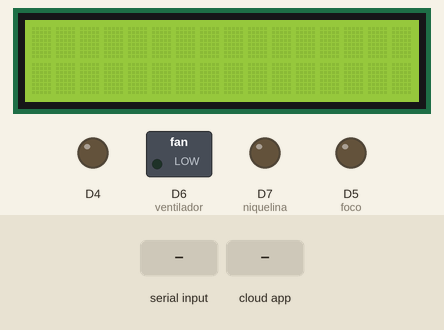
Simulated run of this sketch. Board: ESP8266 (NodeMCU). On the bench: 16×2 character LCD, switched loads named in the sketch (green lamp = pin HIGH), output pins drawn as LEDs (lit = HIGH). The inputs (shaded band) are chosen by the test bench.

Above: at 2.7 s.
2.8 s: "6" received over Serial
At 6.6 s:
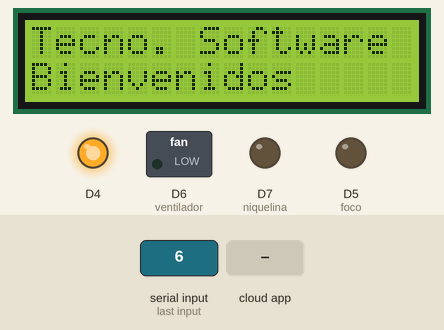
7.0 s: the phone or cloud app sets 1 to 1
At 8.2 s:
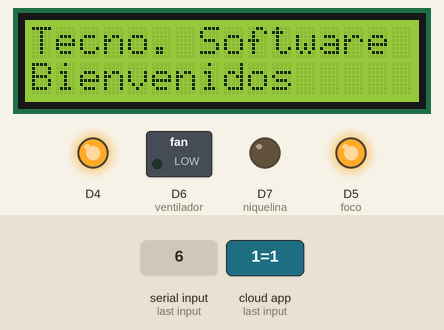
9.0 s: the phone or cloud app sets 2 to 1
At 10.8 s:
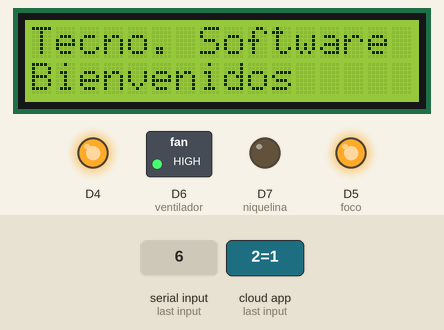
11.1 s: the phone or cloud app sets 3 to 1
At 12.5 s:
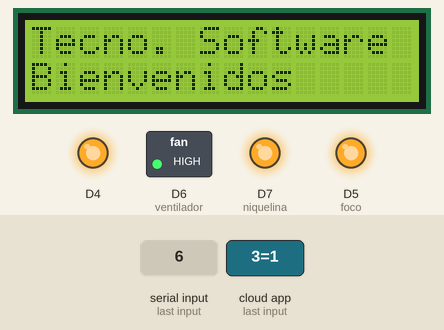
13.1 s: the phone or cloud app sets 1 to 0
At 14.0 s:
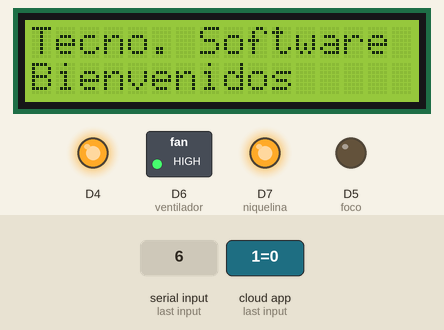
15.1 s: the phone or cloud app sets 2 to 0
At 16.8 s:
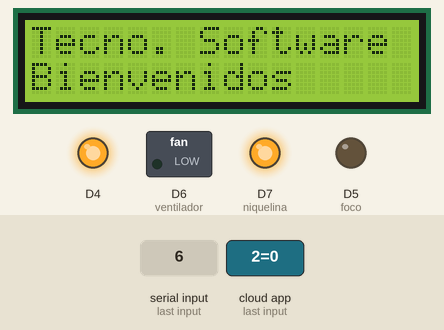
Timing chart, 0 to 18.1 s (numbered marks = the images above; inputs shaded):
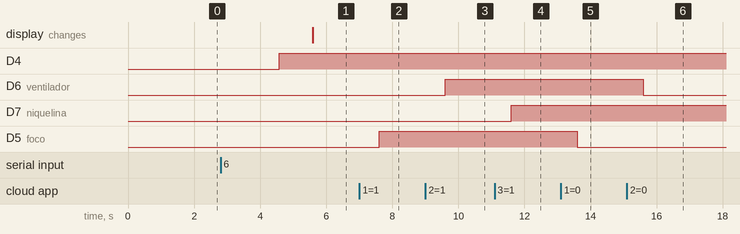

Measured:
- after the input at 2.8 s, D4: LOW → HIGH after 1.8 s; the display: changes after 2.8 s (image 1)
- after the input at 7.0 s, D5 (foco): LOW → HIGH after 0.60 s
- after the input at 9.0 s, D6 (ventilador): LOW → HIGH after 0.60 s
- after the input at 11.1 s, D7 (niquelina): LOW → HIGH after 0.50 s
- after the input at 13.1 s, D5 (foco): HIGH → LOW after 0.50 s
- after the input at 15.1 s, D6 (ventilador): HIGH → LOW after 0.50 s

The sketch:

Arduino_RX.ino
```cpp
#include <LiquidCrystal_I2C.h>
#include <Wire.h> //configurar puertos base
#include <CayenneMQTTESP8266.h>

const int foco=14;
const int ventilador=12;
const int niquelina=13;

char red[] = "HUAWEI P smart";
char passwordWifi[] = "f7b8088fd709";

//variables que nos permien conectar con la pagina de Cayenne
char usuario[] = "845cf9e0-66cf-11e9-888e-af3db3cb8c63";
char password[] = "66c1209cee2a1c3c14032315965d60b1cfd3af30";
char clienteID[] = "9a9b4ac0-6794-11e9-bdb5-dfd20f02ea3f";

LiquidCrystal_I2C lcd(0x27, 16, 2); //protocolo 0x27, 16x2

void setup() {
pinMode(foco, OUTPUT);
pinMode(ventilador, OUTPUT);
pinMode(niquelina, OUTPUT);
pinMode(2, OUTPUT);
Wire.begin(D2, D1); // D1 = SCL | D2 = SDA
lcd.begin(); // Iniciamos el LCD
lcd.backlight(); // Prendemos la Iluminacion del LCD
lcd.clear();
Cayenne.begin(usuario, password, clienteID, red, passwordWifi);

Serial.begin(115200);
}

void loop() {
Cayenne.loop();
if(Serial.available()>0){
  int input=Serial.read();
//foco
  if(input=='0'){
    digitalWrite(foco, HIGH);
  }
  else if(input=='1'){
    digitalWrite(foco, LOW);
  }
//ventilador
    if(input=='2'){
    digitalWrite(ventilador, HIGH);
  }
  else if(input=='3'){
    digitalWrite(ventilador, LOW);
  }
//niquelina
    if(input=='4'){
    digitalWrite(niquelina, HIGH);
  }
  else if(input=='5'){
    digitalWrite(niquelina, LOW);
  }
//lcd
    if(input=='6'){

      lcd.clear();
      digitalWrite(2, LOW);
      delay(1000);
      digitalWrite(2, HIGH);
      delay(1000);
      lcd.setCursor(0, 0); // Cursor0 , Linea0
      lcd.print("Tecno. Software");
      lcd.setCursor(0, 1); // Cursor0 , Linea1
      lcd.print("Bienvenidos");
      delay(1000);

  }
  else if(input=='7'){
      lcd.clear();
  }
}
}

CAYENNE_IN(1)
{
   int canalLed = getValue.asInt();
   digitalWrite(foco, canalLed );
}

CAYENNE_IN(2)
{
   int canalVentilador = getValue.asInt();
   digitalWrite(ventilador, canalVentilador);
}
CAYENNE_IN(3)
{
   int canalNiquelina = getValue.asInt();
   digitalWrite(niquelina, canalNiquelina);
}
```
